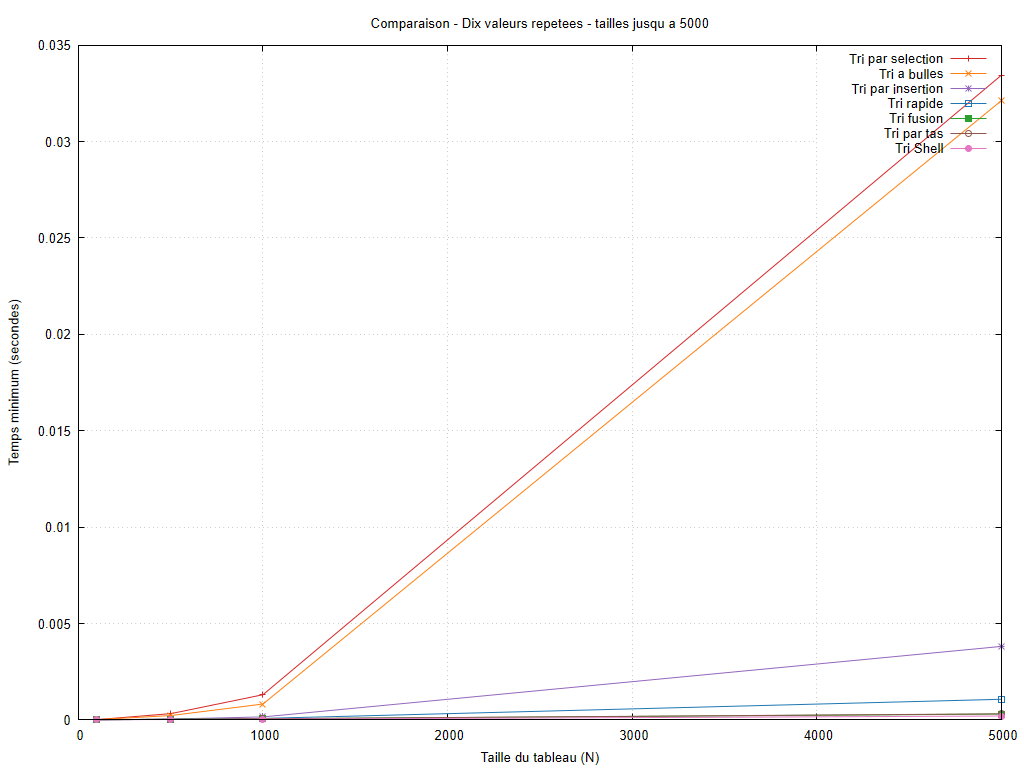

Generate this figure with gnuplot:
set encoding utf8
set terminal pngcairo size 1024,768 font 'Arial,10'
set output 'graphiques/20261011_212626/configurations/valeurs_repetees_petites_tailles.png'
set datafile missing 'non_mesure'
set datafile separator ';'
set title 'Comparaison - Dix valeurs repetees - tailles jusqu a 5000'
set xlabel 'Taille du tableau (N)'
set ylabel 'Temps minimum (secondes)'
set grid
set yrange [0:*]
set xrange [0:5000]
plot 'resultats/20261011_212626/valeurs_repetees.csv' every ::1 using 1:(column(1)<=5000 && column(2)>=0 ? column(2) : 1/0) title 'Tri par selection' with linespoints lc rgb '#d62728', 'resultats/20261011_212626/valeurs_repetees.csv' every ::1 using 1:(column(1)<=5000 && column(4)>=0 ? column(4) : 1/0) title 'Tri a bulles' with linespoints lc rgb '#ff7f0e', 'resultats/20261011_212626/valeurs_repetees.csv' every ::1 using 1:(column(1)<=5000 && column(6)>=0 ? column(6) : 1/0) title 'Tri par insertion' with linespoints lc rgb '#9467bd', 'resultats/20261011_212626/valeurs_repetees.csv' every ::1 using 1:(column(1)<=5000 && column(8)>=0 ? column(8) : 1/0) title 'Tri rapide' with linespoints lc rgb '#1f77b4', 'resultats/20261011_212626/valeurs_repetees.csv' every ::1 using 1:(column(1)<=5000 && column(10)>=0 ? column(10) : 1/0) title 'Tri fusion' with linespoints lc rgb '#2ca02c', 'resultats/20261011_212626/valeurs_repetees.csv' every ::1 using 1:(column(1)<=5000 && column(12)>=0 ? column(12) : 1/0) title 'Tri par tas' with linespoints lc rgb '#8c564b', 'resultats/20261011_212626/valeurs_repetees.csv' every ::1 using 1:(column(1)<=5000 && column(14)>=0 ? column(14) : 1/0) title 'Tri Shell' with linespoints lc rgb '#e377c2'
unset output
